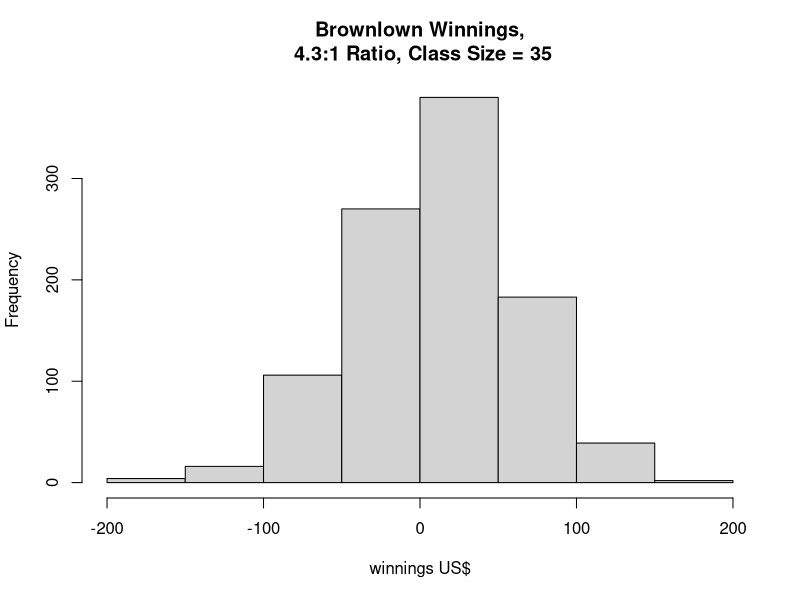
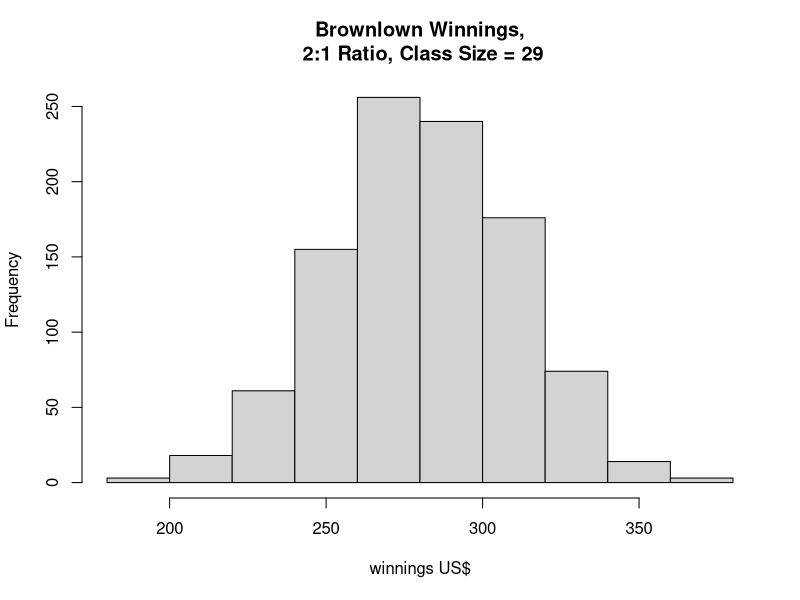
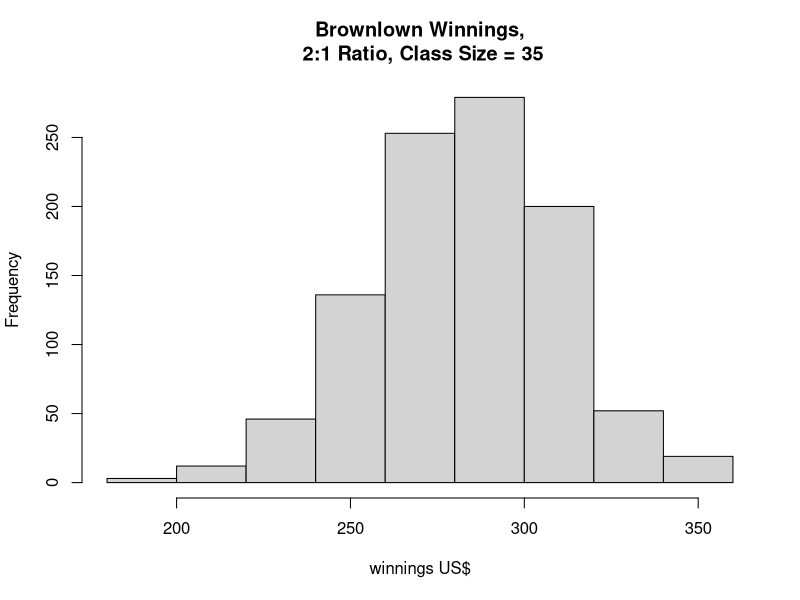

Write the R code that produced these figures, in order.
## ---- chunk 1
knitr::opts_chunk$set(echo = TRUE)
require(tidyverse)
require(tidyverse)
require(knitr)
## ---- chunk 2
birthdays=1:365
saveanswer=vector("numeric")
for(j in 1:1000){

savebank=0
for(i in 1:637){
classsample<-sample(birthdays,35,replace=TRUE)
d<-duplicated(classsample)
# If we add up d and get a number greater than zero, then we had responses with the same birthday.
if(sum(d)>0){
  savebank=savebank+1
}else{
  savebank=savebank-4.30
}
}
saveanswer[j]<-savebank
}
## ---- chunk 3
hist(saveanswer,main="Brownlown Winnings,\n 4.3:1 Ratio, Class Size = 35", xlab="winnings US$")
ssanswer<-sort(saveanswer)
print(ssanswer[25])
print(ssanswer[975])
## ---- chunk 4
birthdays=1:365
saveanswer=vector("numeric")
for(j in 1:1000){

savebank=0
for(i in 1:637){
classsample<-sample(birthdays,35,replace=TRUE)
d<-duplicated(classsample)
# If we add up d and get a number greater than zero, then we had responses with the same birthday.
if(sum(d)>0){
  savebank=savebank+1
}else{
  savebank=savebank-2
}
}
saveanswer[j]<-savebank
}
## ---- chunk 5
hist(saveanswer,main="Brownlown Winnings,\n 2:1 Ratio, Class Size = 29", xlab="winnings US$")
ssanswer<-sort(saveanswer)
print(ssanswer[25])
print(ssanswer[975])
## ---- chunk 6
birthdays=1:365
saveanswer=vector("numeric")
for(j in 1:1000){

savebank=0
for(i in 1:637){
classsample<-sample(birthdays,35,replace=TRUE)
d<-duplicated(classsample)
# If we add up d and get a number greater than zero, then we had responses with the same birthday.
if(sum(d)>0){
  savebank=savebank+1
}else{
  savebank=savebank-2
}
}
saveanswer[j]<-savebank
}
## ---- chunk 7
hist(saveanswer,main="Brownlown Winnings,\n 2:1 Ratio, Class Size = 35", xlab="winnings US$")
ssanswer<-sort(saveanswer)
print(ssanswer[25])
print(ssanswer[975])
